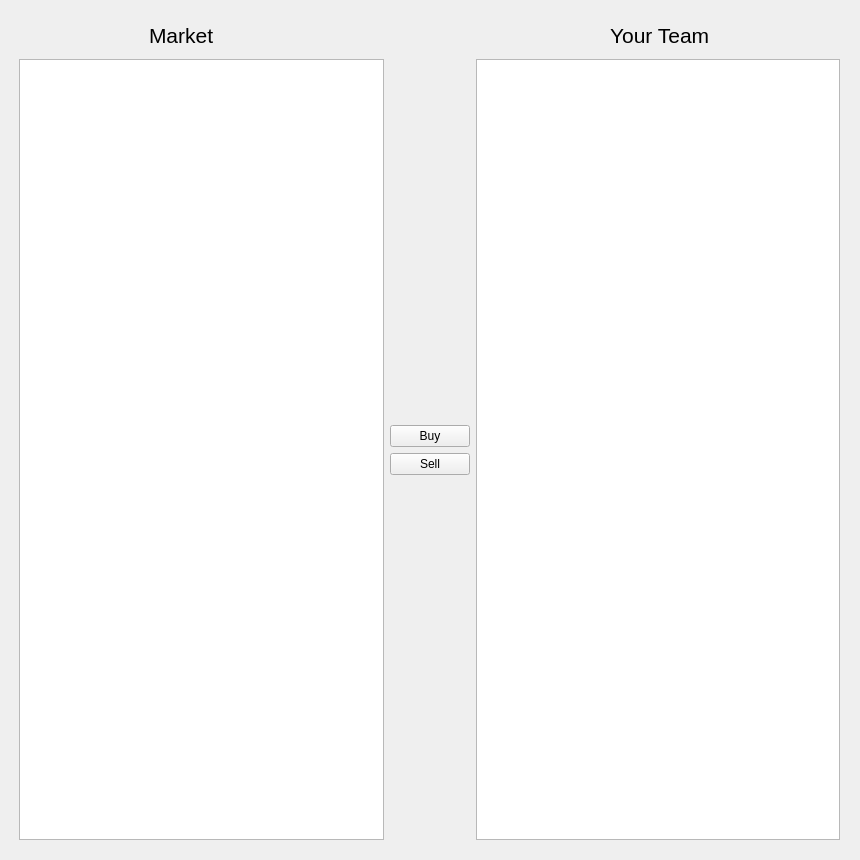
<?xml version="1.0" encoding="UTF-8"?>
<ui version="4.0">
 <class>MarketWindow</class>
 <widget class="QWidget" name="MarketWindow">
  <property name="geometry">
   <rect>
    <x>0</x>
    <y>0</y>
    <width>860</width>
    <height>860</height>
   </rect>
  </property>
  <property name="minimumSize">
   <size>
    <width>860</width>
    <height>860</height>
   </size>
  </property>
  <property name="baseSize">
   <size>
    <width>860</width>
    <height>860</height>
   </size>
  </property>
  <property name="windowTitle">
   <string>Form</string>
  </property>
  <widget class="QWidget" name="horizontalLayoutWidget">
   <property name="geometry">
    <rect>
     <x>19</x>
     <y>59</y>
     <width>821</width>
     <height>781</height>
    </rect>
   </property>
   <layout class="QHBoxLayout" name="horizontalLayout">
    <item>
     <widget class="QListView" name="marketList"/>
    </item>
    <item>
     <layout class="QVBoxLayout" name="verticalLayout">
      <item>
       <spacer name="verticalSpacer">
        <property name="orientation">
         <enum>Qt::Vertical</enum>
        </property>
        <property name="sizeHint" stdset="0">
         <size>
          <width>20</width>
          <height>40</height>
         </size>
        </property>
       </spacer>
      </item>
      <item>
       <widget class="QPushButton" name="buyButton">
        <property name="text">
         <string>Buy</string>
        </property>
       </widget>
      </item>
      <item>
       <widget class="QPushButton" name="sellButton">
        <property name="text">
         <string>Sell</string>
        </property>
       </widget>
      </item>
      <item>
       <spacer name="verticalSpacer_2">
        <property name="orientation">
         <enum>Qt::Vertical</enum>
        </property>
        <property name="sizeHint" stdset="0">
         <size>
          <width>20</width>
          <height>40</height>
         </size>
        </property>
       </spacer>
      </item>
     </layout>
    </item>
    <item>
     <widget class="QListWidget" name="teamList"/>
    </item>
   </layout>
  </widget>
  <widget class="QWidget" name="horizontalLayoutWidget_2">
   <property name="geometry">
    <rect>
     <x>19</x>
     <y>10</y>
     <width>821</width>
     <height>51</height>
    </rect>
   </property>
   <layout class="QHBoxLayout" name="horizontalLayout_2">
    <item>
     <spacer name="horizontalSpacer_2">
      <property name="orientation">
       <enum>Qt::Horizontal</enum>
      </property>
      <property name="sizeHint" stdset="0">
       <size>
        <width>40</width>
        <height>20</height>
       </size>
      </property>
     </spacer>
    </item>
    <item>
     <widget class="QLabel" name="label_2">
      <property name="font">
       <font>
        <pointsize>16</pointsize>
       </font>
      </property>
      <property name="text">
       <string>Market</string>
      </property>
     </widget>
    </item>
    <item>
     <spacer name="horizontalSpacer_4">
      <property name="orientation">
       <enum>Qt::Horizontal</enum>
      </property>
      <property name="sizeHint" stdset="0">
       <size>
        <width>40</width>
        <height>20</height>
       </size>
      </property>
     </spacer>
    </item>
    <item>
     <spacer name="horizontalSpacer">
      <property name="orientation">
       <enum>Qt::Horizontal</enum>
      </property>
      <property name="sizeHint" stdset="0">
       <size>
        <width>50</width>
        <height>20</height>
       </size>
      </property>
     </spacer>
    </item>
    <item>
     <spacer name="horizontalSpacer_5">
      <property name="orientation">
       <enum>Qt::Horizontal</enum>
      </property>
      <property name="sizeHint" stdset="0">
       <size>
        <width>40</width>
        <height>20</height>
       </size>
      </property>
     </spacer>
    </item>
    <item>
     <widget class="QLabel" name="label">
      <property name="font">
       <font>
        <pointsize>16</pointsize>
       </font>
      </property>
      <property name="text">
       <string>Your Team</string>
      </property>
     </widget>
    </item>
    <item>
     <spacer name="horizontalSpacer_3">
      <property name="orientation">
       <enum>Qt::Horizontal</enum>
      </property>
      <property name="sizeHint" stdset="0">
       <size>
        <width>40</width>
        <height>20</height>
       </size>
      </property>
     </spacer>
    </item>
   </layout>
  </widget>
 </widget>
 <resources/>
 <connections/>
</ui>
